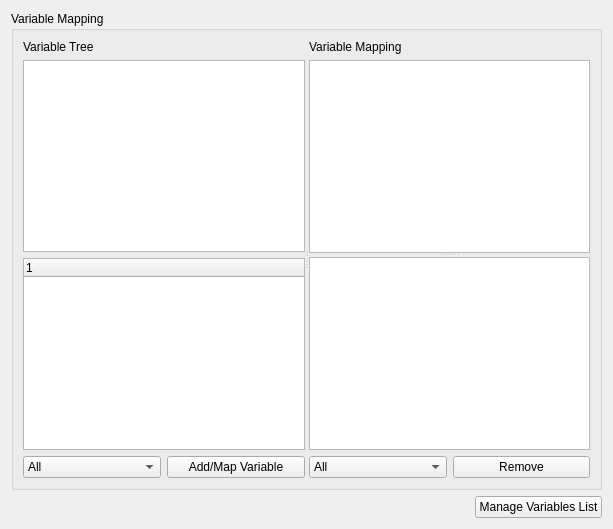
      <widget class="QWidget" name="tabVariables">
       <attribute name="title">
        <string>Variables</string>
       </attribute>
       <layout class="QGridLayout" name="gridLayout_8">
        <item row="0" column="0" colspan="2">
         <widget class="QGroupBox" name="gbxVariablesTab">
          <property name="title">
           <string>Variable Mapping</string>
          </property>
          <layout class="QGridLayout" name="gridLayout_10">
           <item row="0" column="0">
            <widget class="QSplitter" name="splitterVariablesTab">
             <property name="orientation">
              <enum>Qt::Horizontal</enum>
             </property>
             <widget class="QWidget" name="layoutWidget">
              <layout class="QGridLayout" name="gridLayout_9">
               <item row="3" column="1">
                <widget class="QPushButton" name="pbAddVariable">
                 <property name="text">
                  <string>Add/Map Variable</string>
                 </property>
                </widget>
               </item>
               <item row="3" column="0">
                <widget class="QComboBox" name="cbVariablesVarTree">
                 <item>
                  <property name="text">
                   <string>All</string>
                  </property>
                 </item>
                 <item>
                  <property name="text">
                   <string>MACSUR</string>
                  </property>
                 </item>
                 <item>
                  <property name="text">
                   <string>ICASA</string>
                  </property>
                 </item>
                 <item>
                  <property name="text">
                   <string>DSSAT</string>
                  </property>
                 </item>
                 <item>
                  <property name="text">
                   <string>WOFOST</string>
                  </property>
                 </item>
                 <item>
                  <property name="text">
                   <string>STICS</string>
                  </property>
                 </item>
                </widget>
               </item>
               <item row="0" column="0">
                <widget class="QLabel" name="lblVariableTree">
                 <property name="text">
                  <string>Variable Tree</string>
                 </property>
                </widget>
               </item>
               <item row="1" column="0" colspan="2">
                <widget class="QTableView" name="tblvVariables"/>
               </item>
               <item row="2" column="0" colspan="2">
                <widget class="QTreeWidget" name="treeWidgetVariablesVariableTree">
                 <column>
                  <property name="text">
                   <string notr="true">1</string>
                  </property>
                 </column>
                </widget>
               </item>
              </layout>
             </widget>
             <widget class="QWidget" name="layoutWidget_2">
              <layout class="QGridLayout" name="gridLayoutVarMapping">
               <item row="0" column="0">
                <widget class="QLabel" name="lblVariableMapping">
                 <property name="text">
                  <string>Variable Mapping</string>
                 </property>
                 <property name="buddy">
                  <cstring>tedVariableMapping</cstring>
                 </property>
                </widget>
               </item>
               <item row="1" column="0" colspan="2">
                <widget class="QSplitter" name="splitter">
                 <property name="orientation">
                  <enum>Qt::Vertical</enum>
                 </property>
                 <widget class="QTreeView" name="treeViewVariables"/>
                 <widget class="QTextEdit" name="tedVariableMapping"/>
                </widget>
               </item>
               <item row="2" column="0">
                <widget class="QComboBox" name="cbVariablesVarMapping">
                 <item>
                  <property name="text">
                   <string>All</string>
                  </property>
                 </item>
                 <item>
                  <property name="text">
                   <string>MACSUR</string>
                  </property>
                 </item>
                 <item>
                  <property name="text">
                   <string>AgMIP</string>
                  </property>
                 </item>
                 <item>
                  <property name="text">
                   <string>ICASA</string>
                  </property>
                 </item>
                 <item>
                  <property name="text">
                   <string>DSSAT</string>
                  </property>
                 </item>
                 <item>
                  <property name="text">
                   <string>WOFOST</string>
                  </property>
                 </item>
                 <item>
                  <property name="text">
                   <string>STICS</string>
                  </property>
                 </item>
                </widget>
               </item>
               <item row="2" column="1">
                <widget class="QPushButton" name="pbRemoveMapping">
                 <property name="text">
                  <string>Remove</string>
                 </property>
                </widget>
               </item>
              </layout>
             </widget>
            </widget>
           </item>
          </layout>
         </widget>
        </item>
        <item row="1" column="0">
         <spacer name="horizontalSpacerVariables">
          <property name="orientation">
           <enum>Qt::Horizontal</enum>
          </property>
          <property name="sizeHint" stdset="0">
           <size>
            <width>458</width>
            <height>20</height>
           </size>
          </property>
         </spacer>
        </item>
        <item row="1" column="1">
         <widget class="QPushButton" name="pbManageVariablesList">
          <property name="text">
           <string>Manage Variables List</string>
          </property>
         </widget>
        </item>
       </layout>
      </widget>
